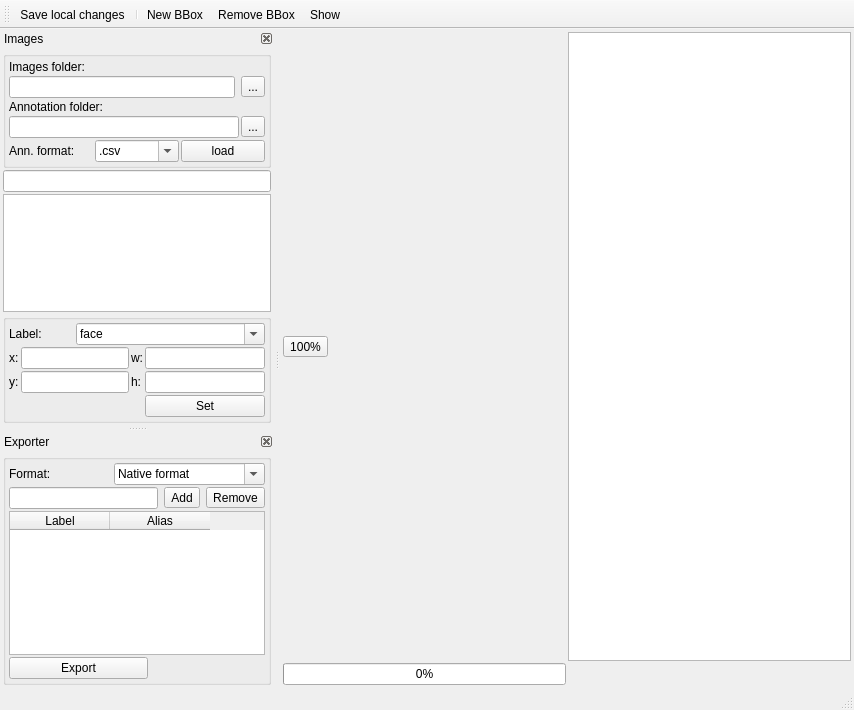
<?xml version="1.0" encoding="UTF-8"?>
<ui version="4.0">
 <class>MainWindow</class>
 <widget class="QMainWindow" name="MainWindow">
  <property name="geometry">
   <rect>
    <x>0</x>
    <y>0</y>
    <width>854</width>
    <height>710</height>
   </rect>
  </property>
  <property name="windowTitle">
   <string>MainWindow</string>
  </property>
  <widget class="QWidget" name="centralWidget">
   <layout class="QGridLayout" name="gridLayout">
    <property name="leftMargin">
     <number>3</number>
    </property>
    <property name="topMargin">
     <number>3</number>
    </property>
    <property name="rightMargin">
     <number>3</number>
    </property>
    <property name="bottomMargin">
     <number>3</number>
    </property>
    <property name="spacing">
     <number>2</number>
    </property>
    <item row="0" column="1">
     <widget class="GraphicsView" name="bbox_editor_">
      <property name="tabletTracking">
       <bool>true</bool>
      </property>
     </widget>
    </item>
    <item row="0" column="0">
     <widget class="QToolButton" name="toolButtonZoom100_">
      <property name="text">
       <string>100%</string>
      </property>
      <property name="icon">
       <iconset>
        <normaloff>:/icons/icons/zoom-fit-best.svg</normaloff>:/icons/icons/zoom-fit-best.svg</iconset>
      </property>
     </widget>
    </item>
    <item row="1" column="0">
     <widget class="QProgressBar" name="progress_bar_">
      <property name="value">
       <number>0</number>
      </property>
     </widget>
    </item>
   </layout>
  </widget>
  <widget class="QMenuBar" name="menuBar">
   <property name="geometry">
    <rect>
     <x>0</x>
     <y>0</y>
     <width>854</width>
     <height>22</height>
    </rect>
   </property>
  </widget>
  <widget class="QToolBar" name="mainToolBar">
   <property name="iconSize">
    <size>
     <width>24</width>
     <height>24</height>
    </size>
   </property>
   <property name="floatable">
    <bool>false</bool>
   </property>
   <attribute name="toolBarArea">
    <enum>TopToolBarArea</enum>
   </attribute>
   <attribute name="toolBarBreak">
    <bool>false</bool>
   </attribute>
   <addaction name="save_local_changes_"/>
   <addaction name="separator"/>
   <addaction name="add_new_bbox_"/>
   <addaction name="remove_bbox_"/>
   <addaction name="action_show_bboxes_"/>
  </widget>
  <widget class="QStatusBar" name="statusBar"/>
  <widget class="QDockWidget" name="tool_panel1_">
   <property name="tabletTracking">
    <bool>true</bool>
   </property>
   <property name="floating">
    <bool>false</bool>
   </property>
   <property name="features">
    <set>QDockWidget::DockWidgetClosable</set>
   </property>
   <property name="allowedAreas">
    <set>Qt::LeftDockWidgetArea</set>
   </property>
   <property name="windowTitle">
    <string>Images</string>
   </property>
   <attribute name="dockWidgetArea">
    <number>1</number>
   </attribute>
   <widget class="QWidget" name="dockWidgetContents">
    <layout class="QVBoxLayout" name="verticalLayout_3">
     <property name="spacing">
      <number>2</number>
     </property>
     <property name="leftMargin">
      <number>3</number>
     </property>
     <property name="topMargin">
      <number>3</number>
     </property>
     <property name="rightMargin">
      <number>3</number>
     </property>
     <property name="bottomMargin">
      <number>3</number>
     </property>
     <item>
      <widget class="QGroupBox" name="groupBox_5">
       <property name="title">
        <string/>
       </property>
       <layout class="QGridLayout" name="gridLayout_3">
        <property name="leftMargin">
         <number>3</number>
        </property>
        <property name="topMargin">
         <number>3</number>
        </property>
        <property name="rightMargin">
         <number>3</number>
        </property>
        <property name="bottomMargin">
         <number>3</number>
        </property>
        <property name="spacing">
         <number>2</number>
        </property>
        <item row="0" column="0" colspan="2">
         <widget class="QLabel" name="label_11">
          <property name="text">
           <string>Images folder:</string>
          </property>
         </widget>
        </item>
        <item row="1" column="0" colspan="3">
         <layout class="QHBoxLayout" name="horizontalLayout_4">
          <item>
           <widget class="QLineEdit" name="le_input_image_folder_">
            <property name="readOnly">
             <bool>true</bool>
            </property>
           </widget>
          </item>
          <item>
           <widget class="QToolButton" name="tb_load_image_folder_">
            <property name="text">
             <string>...</string>
            </property>
           </widget>
          </item>
         </layout>
        </item>
        <item row="2" column="0" colspan="2">
         <widget class="QLabel" name="label_13">
          <property name="text">
           <string>Annotation folder:</string>
          </property>
         </widget>
        </item>
        <item row="3" column="0" colspan="3">
         <layout class="QHBoxLayout" name="horizontalLayout_5">
          <property name="spacing">
           <number>2</number>
          </property>
          <item>
           <widget class="QLineEdit" name="le_input_ann_folder_">
            <property name="readOnly">
             <bool>true</bool>
            </property>
           </widget>
          </item>
          <item>
           <widget class="QToolButton" name="tb_load_ann_folder_">
            <property name="text">
             <string>...</string>
            </property>
           </widget>
          </item>
         </layout>
        </item>
        <item row="4" column="0">
         <widget class="QLabel" name="label_14">
          <property name="text">
           <string>Ann. format:</string>
          </property>
         </widget>
        </item>
        <item row="4" column="1">
         <widget class="QComboBox" name="cbbox_ann_format_">
          <property name="editable">
           <bool>true</bool>
          </property>
          <item>
           <property name="text">
            <string>.csv</string>
           </property>
          </item>
          <item>
           <property name="text">
            <string>.xml</string>
           </property>
          </item>
         </widget>
        </item>
        <item row="4" column="2">
         <widget class="QPushButton" name="pb_load_img_ann_">
          <property name="text">
           <string>load</string>
          </property>
         </widget>
        </item>
       </layout>
      </widget>
     </item>
     <item>
      <widget class="QLineEdit" name="line_edit_img_filter_"/>
     </item>
     <item>
      <widget class="QListView" name="list_view_img_names_">
       <property name="editTriggers">
        <set>QAbstractItemView::NoEditTriggers</set>
       </property>
       <property name="flow">
        <enum>QListView::TopToBottom</enum>
       </property>
       <property name="resizeMode">
        <enum>QListView::Adjust</enum>
       </property>
       <property name="viewMode">
        <enum>QListView::ListMode</enum>
       </property>
       <property name="uniformItemSizes">
        <bool>false</bool>
       </property>
      </widget>
     </item>
     <item>
      <widget class="QGroupBox" name="groupBox_2">
       <property name="title">
        <string/>
       </property>
       <layout class="QGridLayout" name="gridLayout_2">
        <property name="leftMargin">
         <number>3</number>
        </property>
        <property name="topMargin">
         <number>3</number>
        </property>
        <property name="rightMargin">
         <number>3</number>
        </property>
        <property name="bottomMargin">
         <number>3</number>
        </property>
        <property name="spacing">
         <number>2</number>
        </property>
        <item row="2" column="4">
         <widget class="QLineEdit" name="line_edit_bbox_w_"/>
        </item>
        <item row="2" column="3">
         <widget class="QLabel" name="label_4">
          <property name="text">
           <string>w:</string>
          </property>
         </widget>
        </item>
        <item row="3" column="1" colspan="2">
         <widget class="QLineEdit" name="line_edit_bbox_y_"/>
        </item>
        <item row="3" column="3">
         <widget class="QLabel" name="label_5">
          <property name="text">
           <string>h:</string>
          </property>
         </widget>
        </item>
        <item row="0" column="0" colspan="2">
         <widget class="QLabel" name="label">
          <property name="text">
           <string>Label:</string>
          </property>
         </widget>
        </item>
        <item row="2" column="0">
         <widget class="QLabel" name="label_2">
          <property name="text">
           <string>x:</string>
          </property>
         </widget>
        </item>
        <item row="2" column="1" colspan="2">
         <widget class="QLineEdit" name="line_edit_bbox_x_"/>
        </item>
        <item row="3" column="4">
         <widget class="QLineEdit" name="line_edit_bbox_h_"/>
        </item>
        <item row="3" column="0">
         <widget class="QLabel" name="label_3">
          <property name="text">
           <string>y:</string>
          </property>
         </widget>
        </item>
        <item row="0" column="2" colspan="3">
         <widget class="QComboBox" name="combox_box_bbox_label_">
          <property name="editable">
           <bool>true</bool>
          </property>
          <item>
           <property name="text">
            <string>face</string>
           </property>
          </item>
          <item>
           <property name="text">
            <string>person</string>
           </property>
          </item>
          <item>
           <property name="text">
            <string>head</string>
           </property>
          </item>
          <item>
           <property name="text">
            <string>car</string>
           </property>
          </item>
          <item>
           <property name="text">
            <string>dog</string>
           </property>
          </item>
          <item>
           <property name="text">
            <string>cat</string>
           </property>
          </item>
         </widget>
        </item>
        <item row="4" column="4">
         <widget class="QPushButton" name="push_button_change_bbox_">
          <property name="text">
           <string>Set</string>
          </property>
         </widget>
        </item>
       </layout>
      </widget>
     </item>
    </layout>
   </widget>
  </widget>
  <widget class="QDockWidget" name="tool_panel2_">
   <property name="accessibleName">
    <string/>
   </property>
   <property name="features">
    <set>QDockWidget::DockWidgetClosable</set>
   </property>
   <property name="windowTitle">
    <string>Exporter</string>
   </property>
   <attribute name="dockWidgetArea">
    <number>1</number>
   </attribute>
   <widget class="QWidget" name="dockWidgetContents_10">
    <layout class="QVBoxLayout" name="verticalLayout_2">
     <property name="spacing">
      <number>2</number>
     </property>
     <property name="leftMargin">
      <number>3</number>
     </property>
     <property name="topMargin">
      <number>3</number>
     </property>
     <property name="rightMargin">
      <number>3</number>
     </property>
     <property name="bottomMargin">
      <number>3</number>
     </property>
     <item>
      <widget class="QGroupBox" name="groupBox_4">
       <property name="title">
        <string/>
       </property>
       <layout class="QGridLayout" name="gridLayout_4">
        <property name="leftMargin">
         <number>3</number>
        </property>
        <property name="topMargin">
         <number>3</number>
        </property>
        <property name="rightMargin">
         <number>3</number>
        </property>
        <property name="bottomMargin">
         <number>3</number>
        </property>
        <property name="spacing">
         <number>2</number>
        </property>
        <item row="0" column="1">
         <widget class="QComboBox" name="combo_box_line_format_">
          <property name="editable">
           <bool>true</bool>
          </property>
          <item>
           <property name="text">
            <string>Native format</string>
           </property>
          </item>
          <item>
           <property name="text">
            <string>XML (VOC like format)</string>
           </property>
          </item>
          <item>
           <property name="text">
            <string>Single file</string>
           </property>
          </item>
         </widget>
        </item>
        <item row="1" column="0" colspan="2">
         <layout class="QHBoxLayout" name="horizontalLayout_3">
          <item>
           <widget class="QLineEdit" name="le_label_to_add_"/>
          </item>
          <item>
           <widget class="QToolButton" name="add_cls_to_filter_list_">
            <property name="text">
             <string>Add</string>
            </property>
           </widget>
          </item>
          <item>
           <widget class="QToolButton" name="remove_cls_to_filter_list_">
            <property name="text">
             <string>Remove</string>
            </property>
           </widget>
          </item>
         </layout>
        </item>
        <item row="0" column="0">
         <widget class="QLabel" name="label_9">
          <property name="text">
           <string>Format:</string>
          </property>
         </widget>
        </item>
        <item row="2" column="0" colspan="2">
         <widget class="QTableWidget" name="table_filter_list_">
          <property name="selectionBehavior">
           <enum>QAbstractItemView::SelectRows</enum>
          </property>
          <column>
           <property name="text">
            <string>Label</string>
           </property>
          </column>
          <column>
           <property name="text">
            <string>Alias</string>
           </property>
          </column>
         </widget>
        </item>
        <item row="4" column="0" colspan="2">
         <widget class="QPushButton" name="pb_export_">
          <property name="maximumSize">
           <size>
            <width>139</width>
            <height>16777215</height>
           </size>
          </property>
          <property name="text">
           <string>Export</string>
          </property>
         </widget>
        </item>
       </layout>
      </widget>
     </item>
    </layout>
   </widget>
  </widget>
  <action name="save_local_changes_">
   <property name="icon">
    <iconset>
     <normaloff>:/icons/icons/document-save.png</normaloff>
     <normalon>:/icons/icons/document-save.png</normalon>:/icons/icons/document-save.png</iconset>
   </property>
   <property name="text">
    <string>Save local changes</string>
   </property>
   <property name="shortcut">
    <string>S</string>
   </property>
  </action>
  <action name="add_new_bbox_">
   <property name="icon">
    <iconset>
     <normaloff>:/icons/icons/document-new.svg</normaloff>:/icons/icons/document-new.svg</iconset>
   </property>
   <property name="text">
    <string>New BBox</string>
   </property>
   <property name="shortcut">
    <string>A</string>
   </property>
  </action>
  <action name="remove_bbox_">
   <property name="icon">
    <iconset>
     <normaloff>:/icons/icons/edit-delete.svg</normaloff>:/icons/icons/edit-delete.svg</iconset>
   </property>
   <property name="text">
    <string>Remove BBox</string>
   </property>
   <property name="shortcut">
    <string>X</string>
   </property>
  </action>
  <action name="action_show_bboxes_">
   <property name="icon">
    <iconset>
     <normaloff>:/icons/icons/im-invisible-user.svg</normaloff>:/icons/icons/im-invisible-user.svg</iconset>
   </property>
   <property name="text">
    <string>Show </string>
   </property>
   <property name="shortcut">
    <string>H</string>
   </property>
  </action>
 </widget>
 <layoutdefault spacing="6" margin="11"/>
 <customwidgets>
  <customwidget>
   <class>GraphicsView</class>
   <extends>QGraphicsView</extends>
   <header>graphicsview.h</header>
  </customwidget>
 </customwidgets>
 <resources/>
 <connections/>
</ui>
